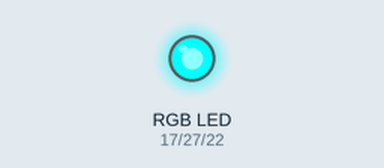
A program run on a simulated Raspberry Pi (BCM pin numbers). Parts: an RGB LED mixed from three pins (HIGH = lit).

Above: at 0.5 s.
At 1.5 s:
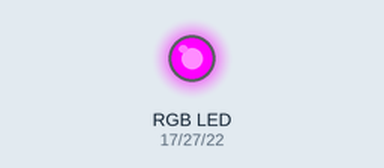
At 5.5 s:
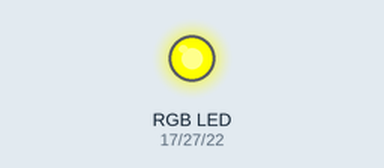
Timing chart, 0 to 6.9 s (numbered marks = the images above):
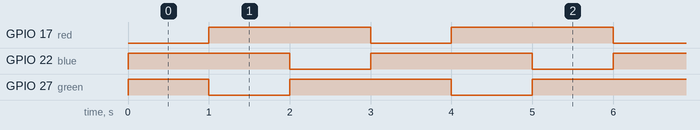

The program:

rgb_blink02.py
```python
# LED RGB 깜빡이기
import RPi.GPIO as GPIO
import time

# isRun = True
red = 17; green = 27; blue = 22 # Ground 역할

GPIO.setmode(GPIO.BCM)
GPIO.setup(red, GPIO.OUT)
GPIO.setup(green, GPIO.OUT)
GPIO.setup(blue, GPIO.OUT)

GPIO.output(red, True)
GPIO.output(green, True)
GPIO.output(blue, True)
# -- 초기화

try:
    while True:
        # red + green ON = yellow / red + blue ON = pink / blue + green ON = sky
        # red + green + blue ON = white

        GPIO.output(red, False) # red ON
        GPIO.output(green, True)
        GPIO.output(blue, True)
        time.sleep(1)

        GPIO.output(green, False) # green ON
        GPIO.output(red, True)
        GPIO.output(blue, True)
        time.sleep(1)

        GPIO.output(blue, False) # blue ON
        GPIO.output(red, True)
        GPIO.output(green, True)
        time.sleep(1)

except KeyboardInterrupt:
    GPIO.output(red, GPIO.HIGH)
    GPIO.output(green, GPIO.HIGH)
    GPIO.output(blue, GPIO.HIGH) # LED 꺼짐
    GPIO.cleanup()
```

Measured:
- by itself, GPIO 17 (red), GPIO 22 (blue), GPIO 27 (green): alternates HIGH for 2.0 s and LOW for 1.0 s
- by itself, everything shown: repeats every 3.0 s, in 3 steps
